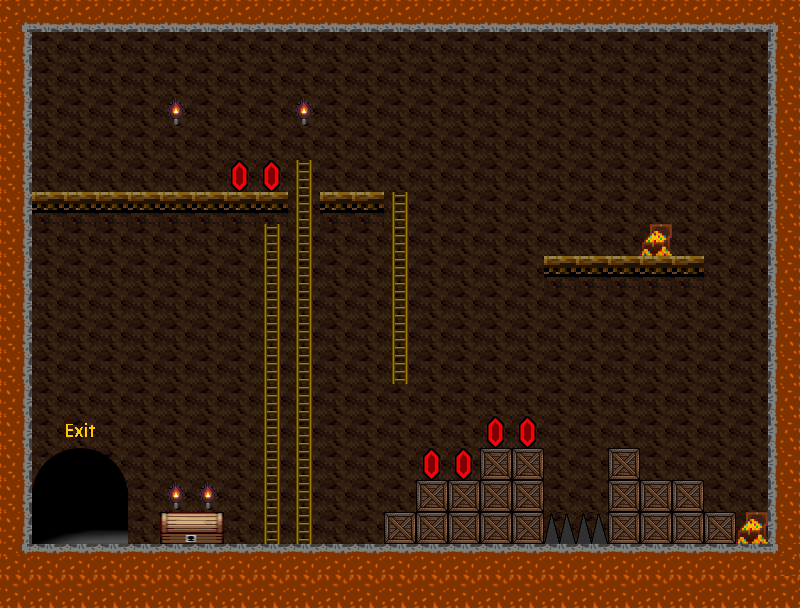

Rendered tile map (Tiled .tmx) drawn with the repository's tilesets; below, a short description and the map source with its tile grids summarised:
An orthogonal 25x19 tile map with 32x32 px tiles, 8 tile layers (Collision_TL, Background_TL, Terrain_TL, Sprite_TL, ...), 3 tilesets and 7 objects (5x item, StartPointWorld, trap).

<map version="1.0" orientation="orthogonal" renderorder="right-down" width="25" height="19" tilewidth="32" tileheight="32" nextobjectid="11">
 <tileset firstgid="1" name="collision_set" tilewidth="32" tileheight="32" tilecount="50">
  <image source="img/collision_set.png" width="160" height="320" />
 </tileset>
 <tileset firstgid="51" name="Set_01" tilewidth="32" tileheight="32" tilecount="25">
  <image source="img/Set_01.png" width="160" height="160" />
 </tileset>
 <tileset firstgid="76" source="cavern_tileset.tsx" />
 <layer name="Collision_TL" width="25" height="19">
  <data>[475 cells, 173 non-empty, 4 distinct tile ids]</data>
 </layer>
 <layer name="Background_TL" width="25" height="19">
  <data>[475 cells, 475 non-empty, 2 distinct tile ids]</data>
 </layer>
 <layer name="Terrain_TL" width="25" height="19">
  <data>[475 cells, 195 non-empty, 28 distinct tile ids]</data>
 </layer>
 <layer name="Sprite_TL" width="25" height="19">
  <data>[475 cells, 0 non-empty, 0 distinct tile ids]</data>
 </layer>
 <layer name="SpriteHUD_TL" width="25" height="19">
  <data>[475 cells, 0 non-empty, 0 distinct tile ids]</data>
 </layer>
 <layer name="Upper_TL" width="25" height="19">
  <data>[475 cells, 0 non-empty, 0 distinct tile ids]</data>
 </layer>
 <layer name="GameHud_TL" width="25" height="19">
  <data>[475 cells, 0 non-empty, 0 distinct tile ids]</data>
 </layer>
 <layer name="Menu_TL" width="25" height="19">
  <data>[475 cells, 0 non-empty, 0 distinct tile ids]</data>
 </layer>
 <objectgroup name="IOZone_OL">
  <object id="2" name="InZone" type="StartPointWorld" x="501" y="215" width="34" height="30">
   <properties>
    <property name="StartPoint" value="StartPointWorld" />
   </properties>
  </object>
  <object id="5" name="Trap" type="trap" x="220" y="386" width="32" height="32" />
 </objectgroup>
 <objectgroup name="Sprite_OL">
  <object id="6" name="item" type="item" x="345" y="417" width="32" height="29">
   <properties>
    <property name="itemId" value="0" />
   </properties>
  </object>
  <object id="7" name="item" type="item" x="357" y="131.5" width="32" height="29">
   <properties>
    <property name="itemId" value="1" />
   </properties>
  </object>
  <object id="8" name="item" type="item" x="604" y="140.5" width="32" height="29">
   <properties>
    <property name="itemId" value="2" />
   </properties>
  </object>
  <object id="9" name="item" type="item" x="657" y="139.5" width="32" height="29">
   <properties>
    <property name="itemId" value="3" />
   </properties>
  </object>
  <object id="10" name="item" type="item" x="713" y="139.5" width="32" height="29">
   <properties>
    <property name="itemId" value="4" />
   </properties>
  </object>
 </objectgroup>
</map>
